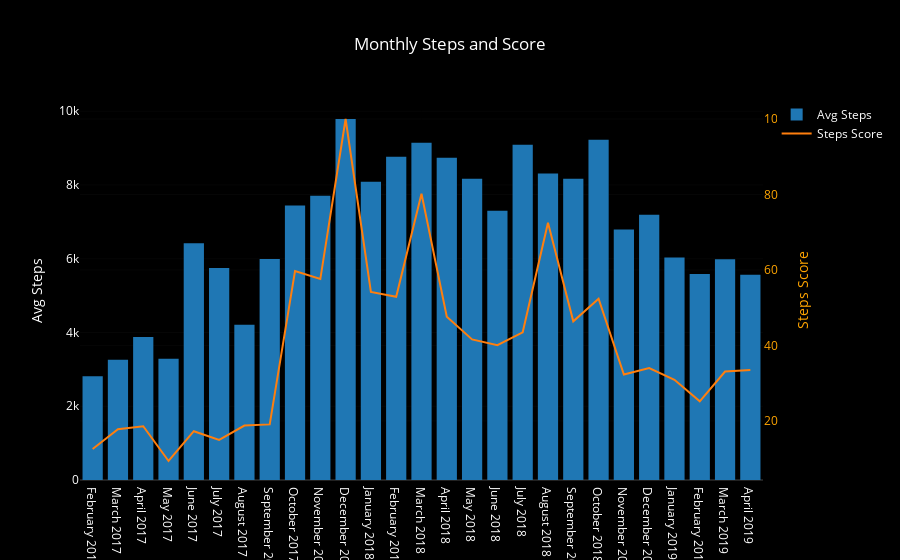

The code cell stored with this chart in its notebook:
### Code cell
bars = go.Bar(x=month_df.month_year, y=month_df.mean_steps,
              name='Avg Steps', yaxis='y1')

score_line = go.Scatter(x=month_df.month_year, y=month_df.steps_score,
                        name='Steps Score', yaxis='y2')

layout = go.Layout({'plot_bgcolor': 'black', 'paper_bgcolor': 'black', 'font': {'color': 'white'},
                    'title': 'Monthly Steps and Score', 'yaxis': {'title': 'Avg Steps'},
                    'yaxis2': {'title': 'Steps Score', 'titlefont': {'color': 'orange'},
                               'tickfont': {'color': 'orange'}, 'overlaying': 'y',
                               'side': 'right'},
                   'xaxis': {'type': '-'}})

data = [bars, score_line]
fig = go.Figure(data=data, layout=layout)
iplot(fig)

### Figure 1 — Plotly figure (JSON) as saved in the notebook; plotly's stock layout.template omitted (floating-point values rounded to 4 significant figures)
{"data": [{"name": "Avg Steps", "type": "bar", "uid": "2b921dcf-c904-4ab1-9e55-e94cdf1f2386", "x": ["February 2017", "March 2017", "April 2017", "May 2017", "June 2017", "July 2017", "August 2017", "September 2017", "October 2017", "November 2017", "December 2017", "January 2018", "February 2018", "March 2018", "April 2018", "May 2018", "June 2018", "July 2018", "August 2018", "September 2018", "October 2018", "November 2018", "December 2018", "January 2019", "February 2019", "March 2019", "April 2019"], "y": [2814.0, 3263.0, 3880.0, 3286.0, 6418.0, 5750.0, 4210.0, 5991.0, 7442.0, 7711.0, 9790.0, 8088.0, 8767.0, 9145, 8737.0, 8171.0, 7303.0, 9089.0, 8314, 8171.0, 9226.0, 6794.0, 7196.0, 6031.0, 5584.0, 5983.0, 5564], "yaxis": "y"}, {"name": "Steps Score", "type": "scatter", "uid": "49dcbbb6-80c0-4a0e-baeb-efd510bc490a", "x": ["February 2017", "March 2017", "April 2017", "May 2017", "June 2017", "July 2017", "August 2017", "September 2017", "October 2017", "November 2017", "December 2017", "January 2018", "February 2018", "March 2018", "April 2018", "May 2018", "June 2018", "July 2018", "August 2018", "September 2018", "October 2018", "November 2018", "December 2018", "January 2019", "February 2019", "March 2019", "April 2019"], "y": [12.6, 17.8, 18.6, 9.4, 17.3, 15, 18.8, 19.1, 59.7, 57.6, 100, 54.2, 52.9, 80.2, 47.6, 41.6, 40.1, 43.5, 72.5, 46.4, 52.4, 32.3, 34, 30.9, 25.2, 33.1, 33.5], "yaxis": "y2"}], "layout": {"font": {"color": "white"}, "paper_bgcolor": "black", "plot_bgcolor": "black", "title": {"text": "Monthly Steps and Score"}, "xaxis": {"type": "-"}, "yaxis": {"title": {"text": "Avg Steps"}}, "yaxis2": {"overlaying": "y", "side": "right", "tickfont": {"color": "orange"}, "title": {"font": {"color": "orange"}, "text": "Steps Score"}}}}
